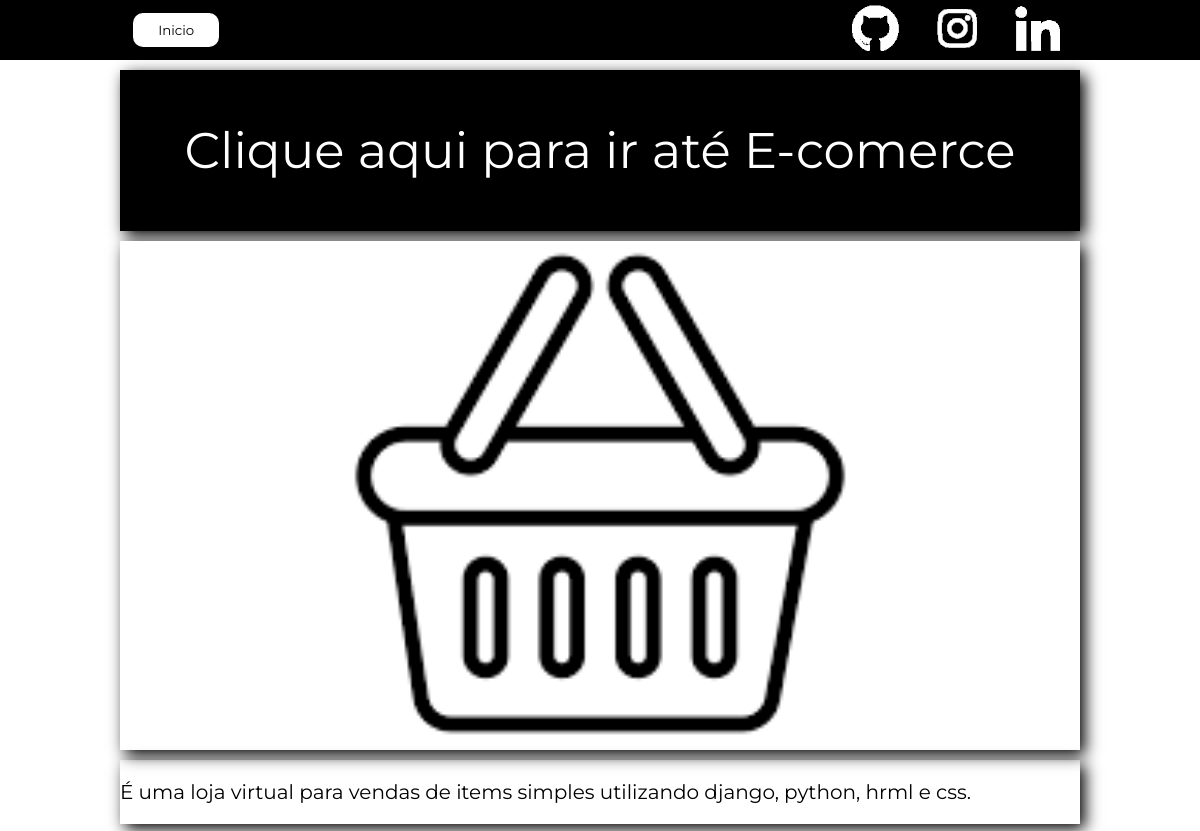
Screenshot of /projeto/e-comerce with the database file from the repository.
### paginas/models.py (models this page shows, shortened)
class Projeto(models.Model):
    nome = models.CharField(max_length=255)
    thumbnailHome = models.ImageField(upload_to='images', blank=True,null=True)
    projlink = models.CharField(max_length=255, blank=True, null=True)
    thumbnailDetail = models.ImageField(upload_to='images', blank=True,null=True)
    slug = models.SlugField(max_length=255, unique=True)
    descricao = models.CharField(max_length=255)
    tec_nome = models.ManyToManyField(Tecnologias)

### paginas/views.py (the view)
# urls.py: path('projeto/<slug:slug>', views.projeto, name="projeto" )
def projeto(request, slug):
    projetos = Projeto.objects.get(slug=slug)
    context = {'projetos':projetos}
    return render(request,'paginas/projeto.html', context)

### paginas/templates/paginas/projeto.html
{% extends 'paginas/main.html' %}
{% load static %}
{% block content %}
    <main class="projectdetailbody">
        <section>
            <div class="maincontainer">
                <div class="nameitem">
                {% if projetos.projlink == null%}
                     <p><a class="nameitemhref" href="#">Clique aqui para ir até {{projetos.nome}}</a></p>
                {% else %}
                    <p><a class="nameitemhref" href="{{projetos.projlink}}">Clique aqui para ir até {{projetos.nome}}</a></p>
                    </div>
                {% endif %}
                <div class="imageitem">
                    <img style="width: 80vw;" src="{{projetos.thumbnailDetail.url}}" alt=""></a>
                </div>
                <div class="descriptionitem">
                    <p>{{projetos.descricao}}</p>
                </div>
            </div>
        </section>
    </main>
{% endblock %}

### paginas/static/paginas/css/main.css (style rules this page uses)
* { font-family: "Montserrat", sans-serif; text-decoration: none; }
body, html { margin: 0; padding: 0; width: 100vw; box-sizing: border-box; }
.projectdetailbody { margin: 10px; width: auto; }
.maincontainer { display: flex; margin: auto; background-color: white; grid-gap: 10px; flex-wrap: wrap; justify-content: flex-start; flex-direction: column; align-content: center; }
.nameitemhref { color: white; text-decoration: none; }
.nameitem { width: 80vw; background-color: black; color: white; box-shadow: 5px 5px 15px black; grid-area: nameitem; text-align: center; font-size: 50px; }
.imageitem { box-shadow: 5px 5px 15px black; width: 80vw; }
.descriptionitem { width: 80vw; box-shadow: 5px 5px 15px black; font-size: 20px; }

### rows the page displays
Projeto: nome "E-comerce", thumbnailDetail (picture), descricao "É uma loja virtual para vendas de items simples utilizando django, python, hrml e css."
